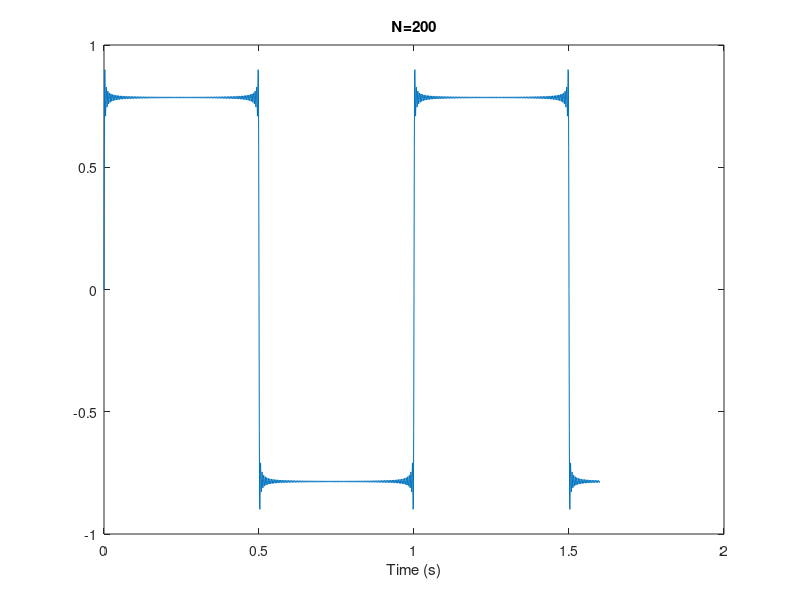
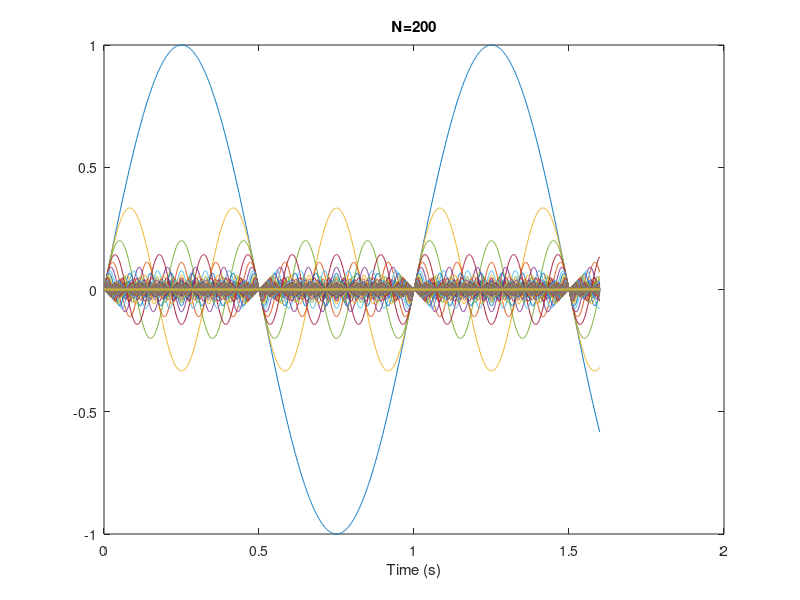

MATLAB code for these plots, in order:
Fs = 1000;            % Sampling frequency                    
T = 1/Fs;             % Sampling period       
L = 1600;             % Length of signal
t = (0:L-1)*T;        % Time vector





S1=(1/1)*sin(2*pi*1*t);
S2=(1/2)*sin(2*pi*2*t);

N=200;


S=nan(numel(t),N);
for f=1:2:N

    S(:,f)=(1/f)*sin(2*pi*f*t);

end

figure;
plot(t,nansum(S,2))
xlabel('Time (s)')
title(['N=' num2str(N)])

%%
figure;
plot(t,S)
xlabel('Time (s)')
title(['N=' num2str(N)])
